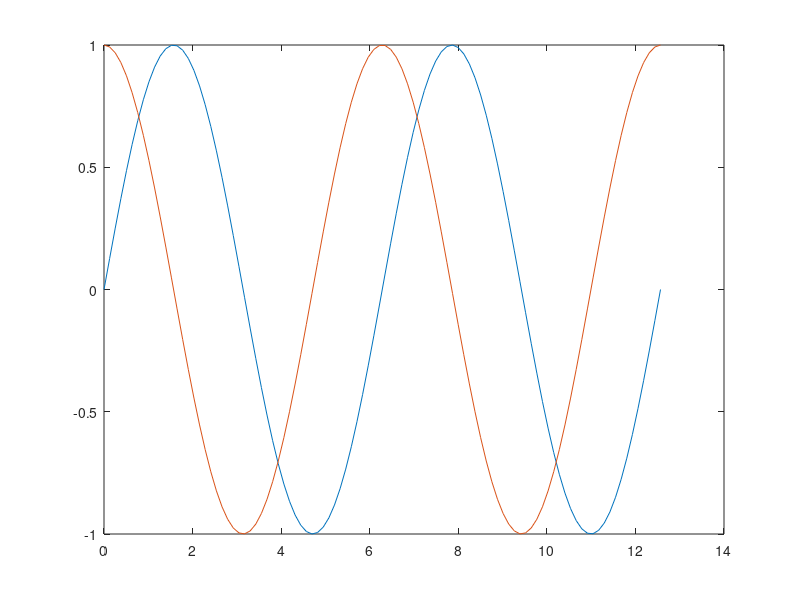

The MATLAB source for this figure: (Note: this script raises an error after producing the figure.)
function test_plot_markers()
%%
t = linspace(0, 4*pi, 100);
s = sin(t);
c = cos(t);


%%
hFig = figure;
plot(t, s, t, c);
plot_markers();



%%
hFig = figure;
plot(t, [s; c]);
plot_markers(25, 'Spacing', 'logx');



%%
hFig = figure;
plot(t, s, t, c);
plot_markers('Order', 'd', 'Spacing', 'curve');



%%
hFig = figure;
plot3(t, s, c);
plot_markers();



%%
hFig = figure;
plot3(t, s, c);
plot_markers(55, 'Spacing', 'curve');


end